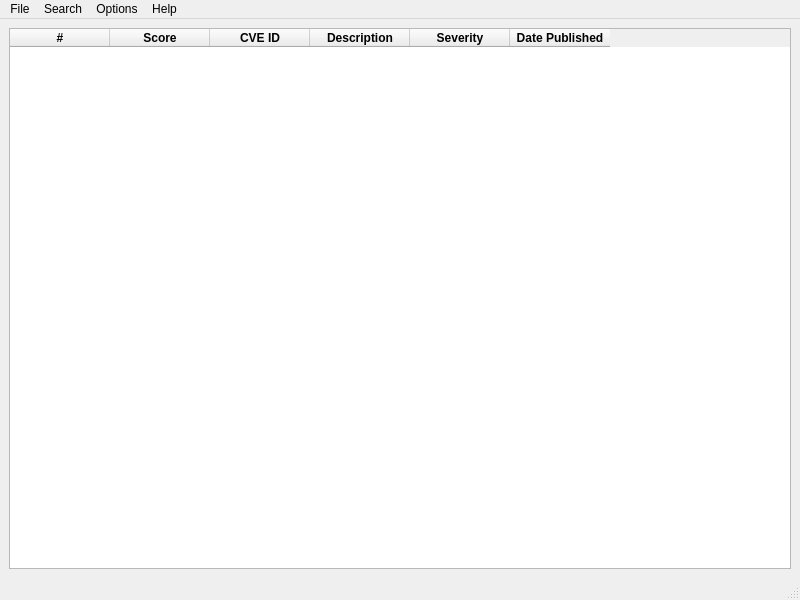
<?xml version="1.0" encoding="UTF-8"?>
<ui version="4.0">
 <class>MainWindow</class>
 <widget class="QMainWindow" name="MainWindow">
  <property name="geometry">
   <rect>
    <x>0</x>
    <y>0</y>
    <width>800</width>
    <height>600</height>
   </rect>
  </property>
  <property name="windowTitle">
   <string>CVE Watcher</string>
  </property>
  <property name="windowIcon">
   <iconset>
    <normaloff>:/icon/cve-watcher-icon.ico</normaloff>:/icon/cve-watcher-icon.ico</iconset>
  </property>
  <widget class="QWidget" name="centralwidget">
   <layout class="QVBoxLayout" name="verticalLayout">
    <item>
     <widget class="QTableWidget" name="tableWidget">
      <property name="sizePolicy">
       <sizepolicy hsizetype="Fixed" vsizetype="Fixed">
        <horstretch>0</horstretch>
        <verstretch>0</verstretch>
       </sizepolicy>
      </property>
      <property name="minimumSize">
       <size>
        <width>320</width>
        <height>240</height>
       </size>
      </property>
      <property name="maximumSize">
       <size>
        <width>1024</width>
        <height>768</height>
       </size>
      </property>
      <property name="baseSize">
       <size>
        <width>1024</width>
        <height>768</height>
       </size>
      </property>
      <property name="horizontalScrollBarPolicy">
       <enum>Qt::ScrollBarPolicy::ScrollBarAlwaysOff</enum>
      </property>
      <column>
       <property name="text">
        <string>#</string>
       </property>
       <property name="font">
        <font>
         <bold>true</bold>
        </font>
       </property>
       <property name="background">
        <color>
         <red>232</red>
         <green>224</green>
         <blue>205</blue>
        </color>
       </property>
      </column>
      <column>
       <property name="text">
        <string>Score</string>
       </property>
       <property name="font">
        <font>
         <bold>true</bold>
        </font>
       </property>
       <property name="background">
        <color>
         <red>232</red>
         <green>224</green>
         <blue>205</blue>
        </color>
       </property>
      </column>
      <column>
       <property name="text">
        <string>CVE ID</string>
       </property>
       <property name="font">
        <font>
         <bold>true</bold>
        </font>
       </property>
       <property name="background">
        <color>
         <red>232</red>
         <green>224</green>
         <blue>205</blue>
        </color>
       </property>
      </column>
      <column>
       <property name="text">
        <string>Description</string>
       </property>
       <property name="font">
        <font>
         <bold>true</bold>
        </font>
       </property>
       <property name="background">
        <color>
         <red>232</red>
         <green>224</green>
         <blue>205</blue>
        </color>
       </property>
      </column>
      <column>
       <property name="text">
        <string>Severity</string>
       </property>
       <property name="font">
        <font>
         <bold>true</bold>
        </font>
       </property>
       <property name="background">
        <color>
         <red>232</red>
         <green>224</green>
         <blue>205</blue>
        </color>
       </property>
      </column>
      <column>
       <property name="text">
        <string>Date Published</string>
       </property>
       <property name="font">
        <font>
         <bold>true</bold>
        </font>
       </property>
       <property name="background">
        <color>
         <red>232</red>
         <green>224</green>
         <blue>205</blue>
        </color>
       </property>
      </column>
     </widget>
    </item>
   </layout>
  </widget>
  <widget class="QMenuBar" name="menubar">
   <property name="geometry">
    <rect>
     <x>0</x>
     <y>0</y>
     <width>800</width>
     <height>33</height>
    </rect>
   </property>
   <widget class="QMenu" name="menuFile">
    <property name="title">
     <string>File</string>
    </property>
    <addaction name="actionExport_to_Pdf"/>
    <addaction name="actionQuit"/>
   </widget>
   <widget class="QMenu" name="menuHelp">
    <property name="title">
     <string>Search</string>
    </property>
    <addaction name="actionCVE_Id"/>
    <addaction name="actionCVSS_Severity"/>
    <addaction name="actionKeyword_Search"/>
   </widget>
   <widget class="QMenu" name="menuHelp_2">
    <property name="title">
     <string>Options</string>
    </property>
    <widget class="QMenu" name="menuPoll_Interval">
     <property name="title">
      <string>Poll Interval</string>
     </property>
     <addaction name="action1Hour"/>
     <addaction name="action4Hours"/>
     <addaction name="action8Hours"/>
     <addaction name="action24Hours"/>
    </widget>
    <addaction name="actionReload_Last_24_Hours"/>
    <addaction name="menuPoll_Interval"/>
   </widget>
   <widget class="QMenu" name="menuHelp_3">
    <property name="title">
     <string>Help</string>
    </property>
    <addaction name="actionAbout"/>
   </widget>
   <addaction name="menuFile"/>
   <addaction name="menuHelp"/>
   <addaction name="menuHelp_2"/>
   <addaction name="menuHelp_3"/>
  </widget>
  <widget class="QStatusBar" name="statusbar"/>
  <action name="actionExport_to_Pdf">
   <property name="text">
    <string>Export to PDF</string>
   </property>
  </action>
  <action name="actionCVE_Id">
   <property name="text">
    <string>CVE Id</string>
   </property>
  </action>
  <action name="actionCVSS_Severity">
   <property name="text">
    <string>CVSS Severity</string>
   </property>
  </action>
  <action name="actionKeyword_Search">
   <property name="text">
    <string>Keyword Search</string>
   </property>
  </action>
  <action name="actionAbout">
   <property name="text">
    <string>About</string>
   </property>
  </action>
  <action name="action1Hour">
   <property name="text">
    <string>1 Hour</string>
   </property>
  </action>
  <action name="action4Hours">
   <property name="text">
    <string>4 Hours</string>
   </property>
  </action>
  <action name="action8Hours">
   <property name="text">
    <string>8 Hours</string>
   </property>
  </action>
  <action name="action24Hours">
   <property name="text">
    <string>24 Hours</string>
   </property>
  </action>
  <action name="action24_Hours">
   <property name="text">
    <string>24 Hours</string>
   </property>
  </action>
  <action name="actionQuit">
   <property name="text">
    <string>Quit</string>
   </property>
  </action>
  <action name="actionReload_Last_24_Hours">
   <property name="text">
    <string>Reload Last 24 Hrs</string>
   </property>
  </action>
 </widget>
 <resources>
  <include location="resource.qrc"/>
 </resources>
 <connections/>
</ui>
